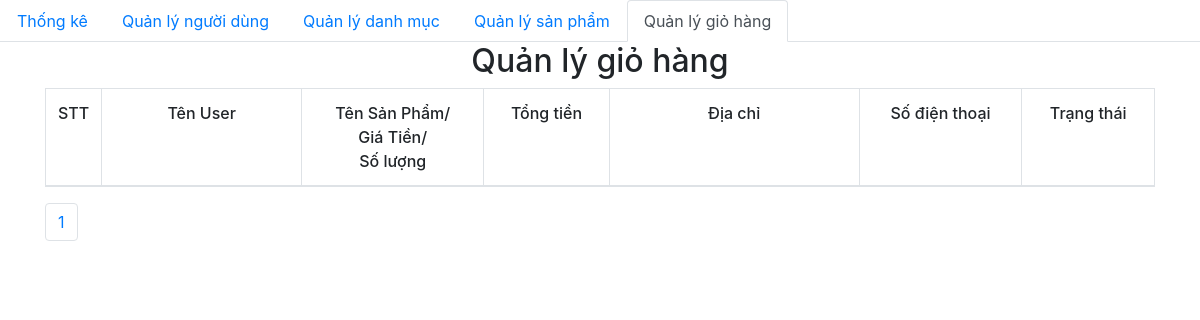
Page /admin/dashboard.php?page=2 on the earlier database version.
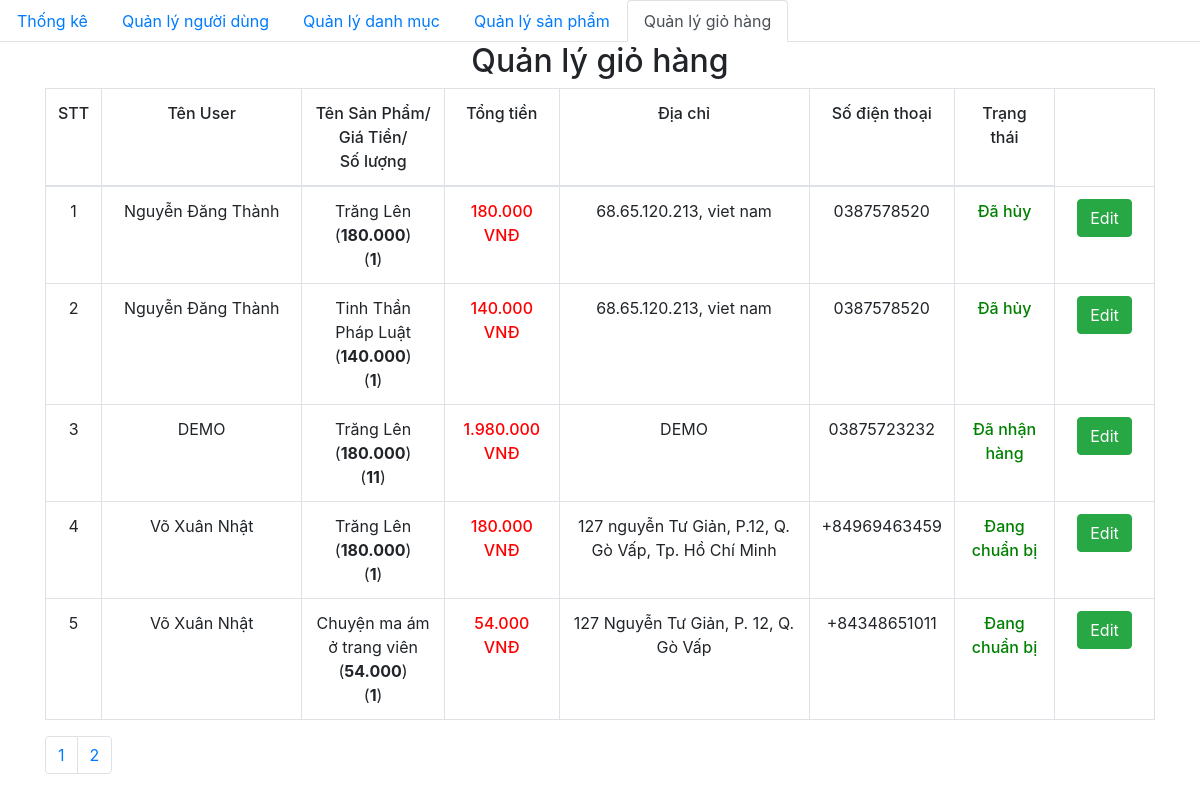
Same page on the later database version.
### tables this page shows
CREATE TABLE `order_details` (
  `id` int(11) NOT NULL,
  `order_id` int(11) NOT NULL,
  `product_id` int(11) NOT NULL,
  `id_user` int(11) NOT NULL,
  `num` int(11) NOT NULL,
  `price` float NOT NULL,
  `status` varchar(255) NOT NULL
);

CREATE TABLE `orders` (
  `id` int(11) NOT NULL,
  `fullname` varchar(100) NOT NULL,
  `phone_number` varchar(20) NOT NULL,
  `email` varchar(150) NOT NULL,
  `address` varchar(200) NOT NULL,
  `note` varchar(255) DEFAULT NULL,
  `order_date` datetime DEFAULT NULL
);

CREATE TABLE `product` (
  `id` int(11) NOT NULL,
  `title` varchar(200) NOT NULL,
  `price` float NOT NULL,
  `number` float NOT NULL,
  `thumbnail` varchar(500) NOT NULL,
  `content` longtext NOT NULL,
  `id_category` int(11) NOT NULL,
  `created_at` datetime DEFAULT NULL,
  `updated_at` datetime DEFAULT NULL
);

### admin/database/dbhelper.php (called while the page is built, shortened)
<?php
function executeResult($sql)
{
	$con = mysqli_connect(HOST, USERNAME, PASSWORD, DATABASE);
	$result = mysqli_query($con, $sql);
	$data   = [];
	while ($row = mysqli_fetch_array($result, 1)) {
		$data[] = $row;
	}
	return $data;
}

### admin/dashboard.php (the view, shortened to what the changed rows need)
<?php require_once('database/dbhelper.php'); ?>
<!DOCTYPE html>
<html>
<head>
    <link rel="stylesheet" href="https://maxcdn.bootstrapcdn.com/bootstrap/4.4.1/css/bootstrap.min.css">
    <link href="https://cdn.jsdelivr.net/npm/summernote@0.8.18/dist/summernote.min.css" rel="stylesheet">
</head>
<body>
    <div class="container">
        <div class="panel panel-primary">
            <div class="panel-heading">
                <h2 class="text-center">Quản lý giỏ hàng</h2>
            </div>
            <div class="panel-body">
                <form action="" method="POST">
                    <table class="table table-bordered table-hover">
                        <thead>
                            <tr style="font-weight: 500;text-align: center;">
                                <td width="50px">STT</td>
                                <td width="200px">Tên User</td>
                                <td>Tên Sản Phẩm/<br>Giá Tiền/<br>Số lượng</td>
                                <td>Tổng tiền</td>
                                <td width="250px">Địa chỉ</td>
                                <td>Số điện thoại</td>
                                <td>Trạng thái</td>
                            </tr>
                        </thead>
                        <tbody>
                            <?php
                            try {
                                if (isset($_GET['page'])) {
                                    $page = $_GET['page'];
                                } else {
                                    $page = 1;
                                }
                                $limit = 10;
                                $start = ($page - 1) * $limit;
                                $sql = "SELECT * from orders, order_details, product
                                where order_details.order_id=orders.id and product.id=order_details.product_id ORDER BY order_date DESC limit $start,$limit ";
                                $order_details_List = executeResult($sql);
                                $count = 0;
                                foreach ($order_details_List as $item) {
                                    echo '
                                        <tr style="text-align: center;">
                                            <td width="50px">' . (++$count) . '</td>
                                            <td style="text-align:center">' . $item['fullname'] . '</td>
                                            <td>' . $item['title'].'<br>(<strong>' . number_format($item['price'] , 0, ',', '.') . '</strong>)'. '<br>(<strong>' . $item['num'] . '</strong>)</td>
                                            <td class="b-500 red">' . number_format($item['price']*$item['num'] , 0, ',', '.') . '<span> VNĐ</span></td>
                                            <td width="100px">' . $item['address'] . '</td>
                                            <td width="100px">' . $item['phone_number'] . '</td>
                                            <td width="100px" class="green b-500">' . $item['status'] . '</td>
                                            <td width="100px">
                                                <a href="edit.php?order_id=' . $item['order_id'] . '" class="btn btn-success">Edit</a>
                                            </td>
                                        </tr>
                                    ';
                                }
                            } catch (Exception $e) {
                                die("Lỗi thực thi sql: " . $e->getMessage());
                            }
                            ?>
                        </tbody>
                    </table>
                </form>
            </div>
            <ul class="pagination">
                <?php
                $sql = "SELECT * from orders, order_details, product
                where order_details.order_id=orders.id and product.id=order_details.product_id";
                $conn = mysqli_connect(HOST, USERNAME, PASSWORD, DATABASE);
                $result = mysqli_query($conn, $sql);
                $current_page = 0;
                if (mysqli_num_rows($result)) {
                    $numrow = mysqli_num_rows($result);
                    $current_page = ceil($numrow / 10);
                }
                for ($i = 1; $i <= $current_page; $i++) {
                    if ($i == $current_page) {
                        echo '
            <li class="page-item"><a class="page-link" href="?page=' . $i . '">' . $i . '</a></li>';
                    } else {
                        echo '
            <li class="page-item"><a class="page-link" href="?page=' . $i . '">' . $i . '</a></li>
                    ';
                    }
                }
                ?>
            </ul>
        </div>
    </div>
</body>
</html>

Differences in the rows shown:
now on this page (row unchanged): order_details: order.fullname "Nguyễn Đăng Thành", product.title "Trăng Lên", product.price "180.000", num "1", $item['price']*$item['num'] "180.000", order.address "68.65.120.213, viet nam", order.phone_number "0387578520", status "Đã hủy"
now on this page (row unchanged): order_details: order.fullname "Nguyễn Đăng Thành", product.title "Tinh Thần Pháp Luật", product.price "140.000", num "1", $item['price']*$item['num'] "140.000", order.address "68.65.120.213, viet nam", order.phone_number "0387578520", status "Đã hủy"
now on this page (row unchanged): order_details: order.fullname "DEMO", product.title "Trăng Lên", product.price "180.000", num "11", $item['price']*$item['num'] "1.980.000", order.address "DEMO", order.phone_number "03875723232", status "Đã nhận hàng"
added order_details: order.fullname "Võ Xuân Nhật", product.title "Trăng Lên", product.price "180.000", num "1", $item['price']*$item['num'] "180.000", order.address "127 nguyễn Tư Giản, P.12, Q. Gò Vấp, Tp. Hồ Chí Minh", order.phone_number "+84969463459", status "Đang chuẩn bị"
added order_details: order.fullname "Võ Xuân Nhật", product.title "Chuyện ma ám ở trang viên", product.price "54.000", num "1", $item['price']*$item['num'] "54.000", order.address "127 Nguyễn Tư Giản, P. 12, Q. Gò Vấp", order.phone_number "+84348651011", status "Đang chuẩn bị"
Other differences:
list line gone: "1"
new list line: "1"
new list line: "2"
